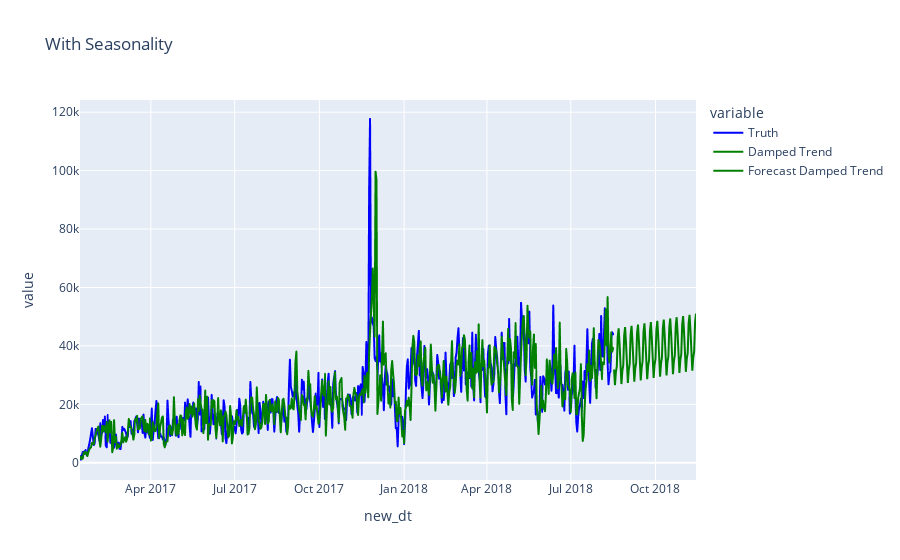

Notebook cell for this chart:
### Code cell
import plotly.graph_objects as go

smoothData = pd.DataFrame([sales.values, dampedTrend.fittedvalues]).T
smoothData.columns = ['Truth',  'Damped Trend']
smoothData.index = sales.index

fig = px.line(smoothData, y = ['Truth',  'Damped Trend'], 
        x = smoothData.index,
        color_discrete_map={"Truth": 'blue',
                           
                            'Damped Trend': 'green'
                           },
              title='With Seasonality'
       )

fig.update_xaxes(range=[smoothData.index[-580], forecast_dt.index[-1]])
#fig.update_yaxes(range=[142000, 157000])


# Incorporating the Forecasts

fig.add_trace(go.Scatter(x=forecast_dt.index, y = forecast_dt.values, name='Forecast Damped Trend', line={'color':'green'}))

fig.show()

### Figure 1 — Plotly figure (JSON) as saved in the notebook; plotly's stock layout.template omitted (floating-point values rounded to 4 significant figures; data arrays with more than 128 entries replaced by an {"elided": "..."} marker saying what was removed)
{"data": [{"hovertemplate": "variable=Truth<br>new_dt=%{x}<br>value=%{y}<extra></extra>", "legendgroup": "Truth", "line": {"color": "blue", "dash": "solid"}, "marker": {"symbol": "circle"}, "mode": "lines", "name": "Truth", "showlegend": true, "type": "scattergl", "x": {"elided": "586 str values"}, "xaxis": "x", "y": {"elided": "586 float values"}, "yaxis": "y"}, {"hovertemplate": "variable=Damped Trend<br>new_dt=%{x}<br>value=%{y}<extra></extra>", "legendgroup": "Damped Trend", "line": {"color": "green", "dash": "solid"}, "marker": {"symbol": "circle"}, "mode": "lines", "name": "Damped Trend", "showlegend": true, "type": "scattergl", "x": {"elided": "586 str values"}, "xaxis": "x", "y": {"elided": "586 float values"}, "yaxis": "y"}, {"line": {"color": "green"}, "name": "Forecast Damped Trend", "type": "scatter", "x": ["2018-08-17T00:00:00", "2018-08-18T00:00:00", "2018-08-19T00:00:00", "2018-08-20T00:00:00", "2018-08-21T00:00:00", "2018-08-22T00:00:00", "2018-08-23T00:00:00", "2018-08-24T00:00:00", "2018-08-25T00:00:00", "2018-08-26T00:00:00", "2018-08-27T00:00:00", "2018-08-28T00:00:00", "2018-08-29T00:00:00", "2018-08-30T00:00:00", "2018-08-31T00:00:00", "2018-09-01T00:00:00", "2018-09-02T00:00:00", "2018-09-03T00:00:00", "2018-09-04T00:00:00", "2018-09-05T00:00:00", "2018-09-06T00:00:00", "2018-09-07T00:00:00", "2018-09-08T00:00:00", "2018-09-09T00:00:00", "2018-09-10T00:00:00", "2018-09-11T00:00:00", "2018-09-12T00:00:00", "2018-09-13T00:00:00", "2018-09-14T00:00:00", "2018-09-15T00:00:00", "2018-09-16T00:00:00", "2018-09-17T00:00:00", "2018-09-18T00:00:00", "2018-09-19T00:00:00", "2018-09-20T00:00:00", "2018-09-21T00:00:00", "2018-09-22T00:00:00", "2018-09-23T00:00:00", "2018-09-24T00:00:00", "2018-09-25T00:00:00", "2018-09-26T00:00:00", "2018-09-27T00:00:00", "2018-09-28T00:00:00", "2018-09-29T00:00:00", "2018-09-30T00:00:00", "2018-10-01T00:00:00", "2018-10-02T00:00:00", "2018-10-03T00:00:00", "2018-10-04T00:00:00", "2018-10-05T00:00:00", "2018-10-06T00:00:00", "2018-10-07T00:00:00", "2018-10-08T00:00:00", "2018-10-09T00:00:00", "2018-10-10T00:00:00", "2018-10-11T00:00:00", "2018-10-12T00:00:00", "2018-10-13T00:00:00", "2018-10-14T00:00:00", "2018-10-15T00:00:00", "2018-10-16T00:00:00", "2018-10-17T00:00:00", "2018-10-18T00:00:00", "2018-10-19T00:00:00", "2018-10-20T00:00:00", "2018-10-21T00:00:00", "2018-10-22T00:00:00", "2018-10-23T00:00:00", "2018-10-24T00:00:00", "2018-10-25T00:00:00", "2018-10-26T00:00:00", "2018-10-27T00:00:00", "2018-10-28T00:00:00", "2018-10-29T00:00:00", "2018-10-30T00:00:00", "2018-10-31T00:00:00", "2018-11-01T00:00:00", "2018-11-02T00:00:00", "2018-11-03T00:00:00", "2018-11-04T00:00:00", "2018-11-05T00:00:00", "2018-11-06T00:00:00", "2018-11-07T00:00:00", "2018-11-08T00:00:00", "2018-11-09T00:00:00", "2018-11-10T00:00:00", "2018-11-11T00:00:00", "2018-11-12T00:00:00", "2018-11-13T00:00:00", "2018-11-14T00:00:00"], "y": [31940.0, 26520.0, 31000.0, 33010.0, 43110.0, 46040.0, 40620.0, 32360.0, 26940.0, 31420.0, 33430.0, 43530.0, 46460.0, 41040.0, 32780.0, 27360.0, 31830.0, 33850.0, 43950.0, 46880.0, 41460.0, 33200.0, 27770.0, 32250.0, 34270.0, 44370.0, 47300.0, 41880.0, 33620.0, 28190.0, 32670.0, 34690.0, 44780.0, 47720.0, 42300.0, 34040.0, 28610.0, 33090.0, 35110.0, 45200.0, 48140.0, 42720.0, 34460.0, 29030.0, 33510.0, 35530.0, 45620.0, 48560.0, 43140.0, 34880.0, 29450.0, 33930.0, 35950.0, 46040.0, 48980.0, 43550.0, 35300.0, 29870.0, 34350.0, 36360.0, 46460.0, 49400.0, 43970.0, 35720.0, 30290.0, 34770.0, 36780.0, 46880.0, 49820.0, 44390.0, 36140.0, 30710.0, 35190.0, 37200.0, 47300.0, 50240.0, 44810.0, 36550.0, 31130.0, 35610.0, 37620.0, 47720.0, 50650.0, 45230.0, 36970.0, 31550.0, 36030.0, 38040.0, 48140.0, 51070.0]}], "layout": {"autosize": true, "legend": {"title": {"text": "variable"}, "tracegroupgap": 0}, "title": {"text": "With Seasonality"}, "xaxis": {"anchor": "y", "domain": [0, 1], "range": ["2017-01-14T00:00:00", "2018-11-14T00:00:00"], "title": {"text": "new_dt"}, "type": "date"}, "yaxis": {"anchor": "x", "autorange": true, "domain": [0, 1], "range": [-5908.0, 124200.0], "title": {"text": "value"}, "type": "linear"}}}
